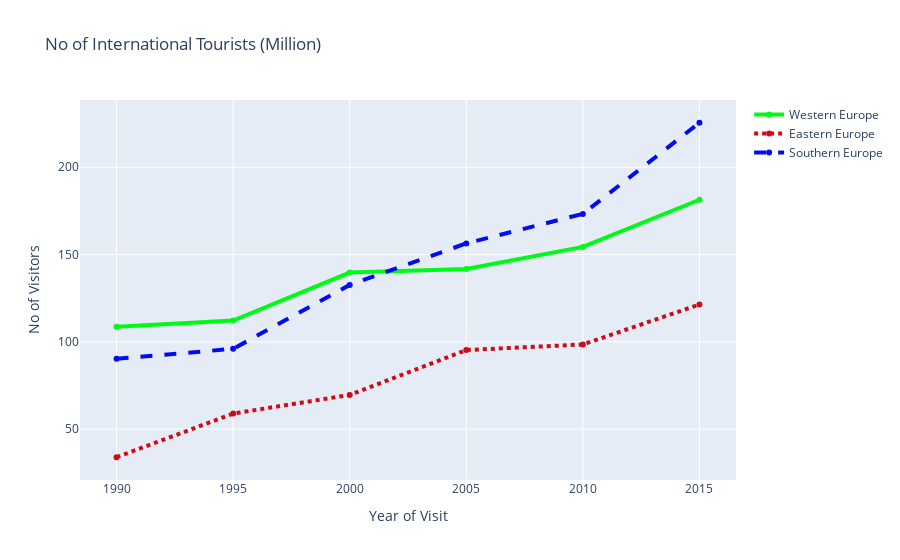

Notebook cell for this chart:
### Code cell
fig = dict(data=data,layout=layout)
offline.iplot(fig)

### Figure 1 — Plotly figure (JSON) as saved in the notebook; plotly's stock layout.template omitted (floating-point values rounded to 4 significant figures)
{"data": [{"line": {"color": "rgb(0,250,24)", "width": 4}, "name": "Western Europe", "type": "scatter", "x": [1990, 1995, 2000, 2005, 2010, 2015], "y": [108.6, 112.2, 139.7, 141.7, 154.4, 181.4]}, {"line": {"color": "rgb(205,12,24)", "dash": "dot", "width": 4}, "name": "Eastern Europe", "type": "scatter", "x": [1990, 1995, 2000, 2005, 2010, 2015], "y": [33.9, 58.9, 69.6, 95.3, 98.5, 121.4]}, {"line": {"color": "rgba(2,12,240,191)", "dash": "dash", "width": 4}, "name": "Southern Europe", "type": "scatter", "x": [1990, 1995, 2000, 2005, 2010, 2015], "y": [90.3, 96, 132.6, 156.4, 173.3, 225.5]}], "layout": {"title": {"text": "No of International Tourists (Million)"}, "xaxis": {"title": {"text": "Year of Visit"}}, "yaxis": {"title": {"text": "No of Visitors"}}}}
